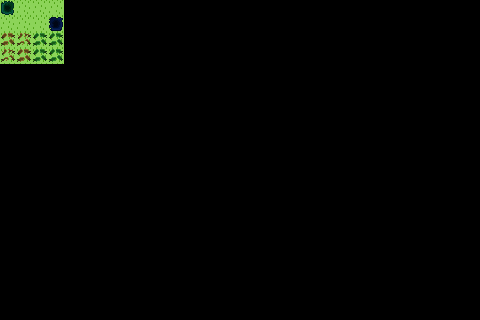

The image is a tile-based game level rendered from a .tmx file. Its description and complete source (layers, tilesets, objects, tile grids) follow:
An orthogonal 30x20 tile map with 16x16 px tiles, 2 tile layers (TerrainTiles, CollisionlessTiles), 2 tilesets.

<map version="1.10" tiledversion="1.11.2" orientation="orthogonal" renderorder="left-up" width="30" height="20" tilewidth="16" tileheight="16" infinite="0" nextlayerid="6" nextobjectid="1">
 <editorsettings>
  <export target="MainMap.csv" format="csv" />
 </editorsettings>
 <tileset firstgid="1" source="../TerrainTiles.tsx" />
 <tileset firstgid="25" source="../CollisionlessTiles.tsx" />
 <layer id="1" name="TerrainTiles" width="30" height="20">
  <data encoding="csv">
1,1,1,1,0,0,0,0,0,0,0,0,0,0,0,0,0,0,0,0,0,0,0,0,0,0,0,0,0,0,
1,1,1,1,0,0,0,0,0,0,0,0,0,0,0,0,0,0,0,0,0,0,0,0,0,0,0,0,0,0,
1,1,1,1,0,0,0,0,0,0,0,0,0,0,0,0,0,0,0,0,0,0,0,0,0,0,0,0,0,0,
1,1,1,1,0,0,0,0,0,0,0,0,0,0,0,0,0,0,0,0,0,0,0,0,0,0,0,0,0,0,
0,0,0,0,0,0,0,0,0,0,0,0,0,0,0,0,0,0,0,0,0,0,0,0,0,0,0,0,0,0,
0,0,0,0,0,0,0,0,0,0,0,0,0,0,0,0,0,0,0,0,0,0,0,0,0,0,0,0,0,0,
0,0,0,0,0,0,0,0,0,0,0,0,0,0,0,0,0,0,0,0,0,0,0,0,0,0,0,0,0,0,
0,0,0,0,0,0,0,0,0,0,0,0,0,0,0,0,0,0,0,0,0,0,0,0,0,0,0,0,0,0,
0,0,0,0,0,0,0,0,0,0,0,0,0,0,0,0,0,0,0,0,0,0,0,0,0,0,0,0,0,0,
0,0,0,0,0,0,0,0,0,0,0,0,0,0,0,0,0,0,0,0,0,0,0,0,0,0,0,0,0,0,
0,0,0,0,0,0,0,0,0,0,0,0,0,0,0,0,0,0,0,0,0,0,0,0,0,0,0,0,0,0,
0,0,0,0,0,0,0,0,0,0,0,0,0,0,0,0,0,0,0,0,0,0,0,0,0,0,0,0,0,0,
0,0,0,0,0,0,0,0,0,0,0,0,0,0,0,0,0,0,0,0,0,0,0,0,0,0,0,0,0,0,
0,0,0,0,0,0,0,0,0,0,0,0,0,0,0,0,0,0,0,0,0,0,0,0,0,0,0,0,0,0,
0,0,0,0,0,0,0,0,0,0,0,0,0,0,0,0,0,0,0,0,0,0,0,0,0,0,0,0,0,0,
0,0,0,0,0,0,0,0,0,0,0,0,0,0,0,0,0,0,0,0,0,0,0,0,0,0,0,0,0,0,
0,0,0,0,0,0,0,0,0,0,0,0,0,0,0,0,0,0,0,0,0,0,0,0,0,0,0,0,0,0,
0,0,0,0,0,0,0,0,0,0,0,0,0,0,0,0,0,0,0,0,0,0,0,0,0,0,0,0,0,0,
0,0,0,0,0,0,0,0,0,0,0,0,0,0,0,0,0,0,0,0,0,0,0,0,0,0,0,0,0,0,
0,0,0,0,0,0,0,0,0,0,0,0,0,0,0,0,0,0,0,0,0,0,0,0,0,0,0,0,0,0
</data>
 </layer>
 <layer id="5" name="CollisionlessTiles" width="30" height="20">
  <data encoding="csv">
26,0,0,0,0,0,0,0,0,0,0,0,0,0,0,0,0,0,0,0,0,0,0,0,0,0,0,0,0,0,
0,0,0,25,0,0,0,0,0,0,0,0,0,0,0,0,0,0,0,0,0,0,0,0,0,0,0,0,0,0,
28,29,30,30,0,0,0,0,0,0,0,0,0,0,0,0,0,0,0,0,0,0,0,0,0,0,0,0,0,0,
29,28,30,30,0,0,0,0,0,0,0,0,0,0,0,0,0,0,0,0,0,0,0,0,0,0,0,0,0,0,
0,0,0,0,0,0,0,0,0,0,0,0,0,0,0,0,0,0,0,0,0,0,0,0,0,0,0,0,0,0,
0,0,0,0,0,0,0,0,0,0,0,0,0,0,0,0,0,0,0,0,0,0,0,0,0,0,0,0,0,0,
0,0,0,0,0,0,0,0,0,0,0,0,0,0,0,0,0,0,0,0,0,0,0,0,0,0,0,0,0,0,
0,0,0,0,0,0,0,0,0,0,0,0,0,0,0,0,0,0,0,0,0,0,0,0,0,0,0,0,0,0,
0,0,0,0,0,0,0,0,0,0,0,0,0,0,0,0,0,0,0,0,0,0,0,0,0,0,0,0,0,0,
0,0,0,0,0,0,0,0,0,0,0,0,0,0,0,0,0,0,0,0,0,0,0,0,0,0,0,0,0,0,
0,0,0,0,0,0,0,0,0,0,0,0,0,0,0,0,0,0,0,0,0,0,0,0,0,0,0,0,0,0,
0,0,0,0,0,0,0,0,0,0,0,0,0,0,0,0,0,0,0,0,0,0,0,0,0,0,0,0,0,0,
0,0,0,0,0,0,0,0,0,0,0,0,0,0,0,0,0,0,0,0,0,0,0,0,0,0,0,0,0,0,
0,0,0,0,0,0,0,0,0,0,0,0,0,0,0,0,0,0,0,0,0,0,0,0,0,0,0,0,0,0,
0,0,0,0,0,0,0,0,0,0,0,0,0,0,0,0,0,0,0,0,0,0,0,0,0,0,0,0,0,0,
0,0,0,0,0,0,0,0,0,0,0,0,0,0,0,0,0,0,0,0,0,0,0,0,0,0,0,0,0,0,
0,0,0,0,0,0,0,0,0,0,0,0,0,0,0,0,0,0,0,0,0,0,0,0,0,0,0,0,0,0,
0,0,0,0,0,0,0,0,0,0,0,0,0,0,0,0,0,0,0,0,0,0,0,0,0,0,0,0,0,0,
0,0,0,0,0,0,0,0,0,0,0,0,0,0,0,0,0,0,0,0,0,0,0,0,0,0,0,0,0,0,
0,0,0,0,0,0,0,0,0,0,0,0,0,0,0,0,0,0,0,0,0,0,0,0,0,0,0,0,0,0
</data>
 </layer>
</map>
